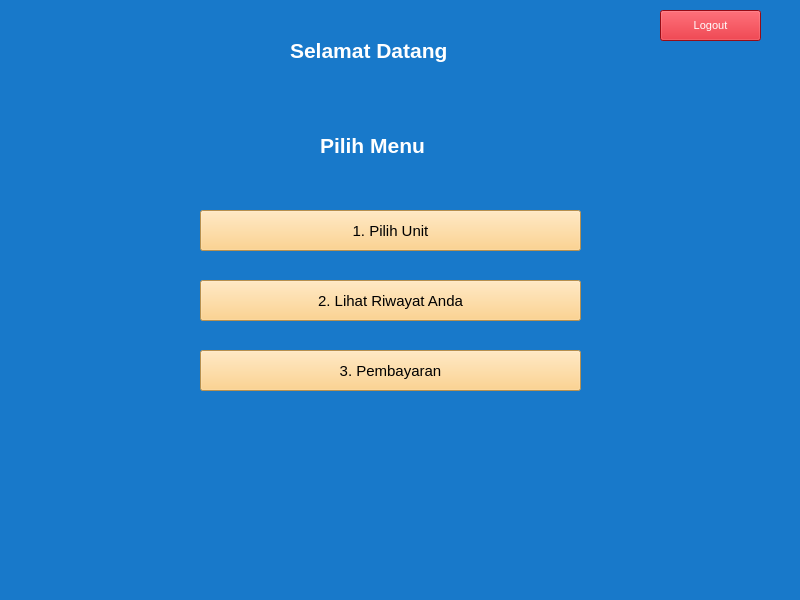
<?xml version="1.0" encoding="UTF-8"?>
<ui version="4.0">
 <class>MainWindow</class>
 <widget class="QMainWindow" name="MainWindow">
  <property name="geometry">
   <rect>
    <x>0</x>
    <y>0</y>
    <width>800</width>
    <height>600</height>
   </rect>
  </property>
  <property name="windowTitle">
   <string>MainWindow</string>
  </property>
  <property name="styleSheet">
   <string notr="true">background-color: rgb(24, 121, 202);</string>
  </property>
  <widget class="QWidget" name="centralwidget">
   <widget class="QLabel" name="label">
    <property name="geometry">
     <rect>
      <x>320</x>
      <y>130</y>
      <width>141</width>
      <height>31</height>
     </rect>
    </property>
    <property name="font">
     <font>
      <pointsize>16</pointsize>
      <weight>75</weight>
      <bold>true</bold>
     </font>
    </property>
    <property name="styleSheet">
     <string notr="true">color: rgb(255, 255, 255);</string>
    </property>
    <property name="text">
     <string>Pilih Menu</string>
    </property>
   </widget>
   <widget class="QPushButton" name="pushButton">
    <property name="geometry">
     <rect>
      <x>200</x>
      <y>210</y>
      <width>381</width>
      <height>41</height>
     </rect>
    </property>
    <property name="font">
     <font>
      <pointsize>11</pointsize>
     </font>
    </property>
    <property name="styleSheet">
     <string notr="true">background-color: rgb(255, 202, 111);</string>
    </property>
    <property name="text">
     <string>1. Pilih Unit</string>
    </property>
   </widget>
   <widget class="QPushButton" name="pushButton_2">
    <property name="geometry">
     <rect>
      <x>200</x>
      <y>280</y>
      <width>381</width>
      <height>41</height>
     </rect>
    </property>
    <property name="font">
     <font>
      <pointsize>11</pointsize>
     </font>
    </property>
    <property name="styleSheet">
     <string notr="true">background-color: rgb(255, 202, 111);</string>
    </property>
    <property name="text">
     <string>2. Lihat Riwayat Anda</string>
    </property>
   </widget>
   <widget class="QPushButton" name="pushButton_3">
    <property name="geometry">
     <rect>
      <x>200</x>
      <y>350</y>
      <width>381</width>
      <height>41</height>
     </rect>
    </property>
    <property name="font">
     <font>
      <pointsize>11</pointsize>
     </font>
    </property>
    <property name="styleSheet">
     <string notr="true">background-color: rgb(255, 202, 111);</string>
    </property>
    <property name="text">
     <string>3. Pembayaran</string>
    </property>
   </widget>
   <widget class="QLabel" name="label_2">
    <property name="geometry">
     <rect>
      <x>290</x>
      <y>30</y>
      <width>221</width>
      <height>41</height>
     </rect>
    </property>
    <property name="font">
     <font>
      <pointsize>16</pointsize>
      <weight>75</weight>
      <bold>true</bold>
     </font>
    </property>
    <property name="styleSheet">
     <string notr="true">color: rgb(255, 255, 255);</string>
    </property>
    <property name="text">
     <string>Selamat Datang</string>
    </property>
   </widget>
   <widget class="QPushButton" name="pushButton_keluar">
    <property name="geometry">
     <rect>
      <x>660</x>
      <y>10</y>
      <width>101</width>
      <height>31</height>
     </rect>
    </property>
    <property name="font">
     <font>
      <pointsize>8</pointsize>
     </font>
    </property>
    <property name="styleSheet">
     <string notr="true">color: rgb(255, 255, 255);
background-color: rgb(212, 17, 30);
</string>
    </property>
    <property name="text">
     <string>Logout</string>
    </property>
   </widget>
  </widget>
  <widget class="QMenuBar" name="menubar">
   <property name="geometry">
    <rect>
     <x>0</x>
     <y>0</y>
     <width>800</width>
     <height>26</height>
    </rect>
   </property>
  </widget>
  <widget class="QStatusBar" name="statusbar"/>
 </widget>
 <resources/>
 <connections/>
</ui>
